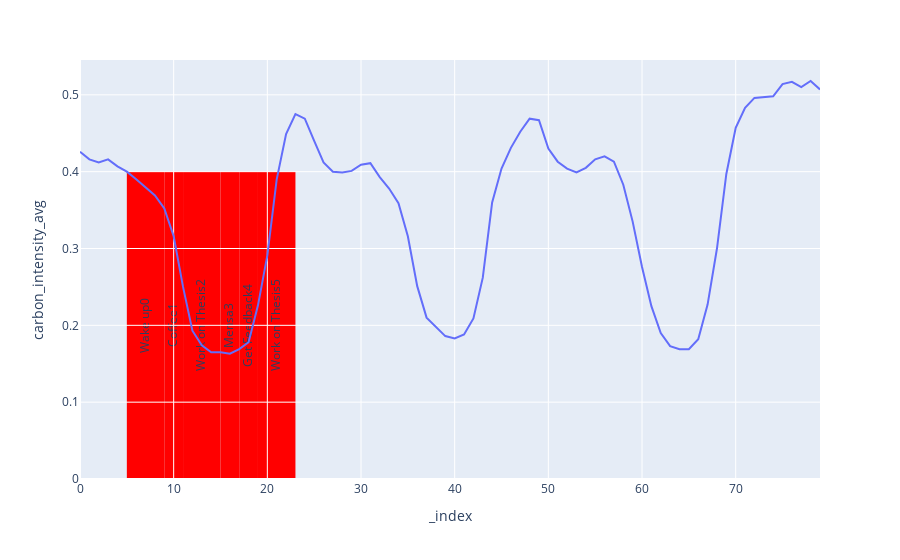

The code cell stored with this chart in its notebook:
### Code cell
start_index = 500

carbon_model = carbon.get_carbon_model("DE-hourly-start-july", start_index, "ORACLE", True).reindex(0)

print(carbon_model.df)

df = carbon_model.df.head(80)

fig_carbon = px.line(df, x=df.index, y="carbon_intensity_avg")

scheduler = gaia_sched.SuspendSchedulingDynamicPowerPolicy(None, carbon_model)

vincent_stawp = pcp.PowerFunction({
    'startup': [
        {'name': 'Wake up', 'duration': 4, 'power': 20}, # lol
        {'name': 'Coffee', 'duration': 2, 'power': 30}
    ],
    'work': [
        {'name': 'Work on Thesis', 'duration': 4, 'power': 20},
        {'name': 'Mensa', 'duration': 2, 'power': 1000},
        {'name': 'Get Feedback', 'duration': 2, 'power': 20},
        {'name': 'Work on Thesis', 'duration': 4, 'power': 20},
    ]
})

options = SchedulerDebugOptions(
        use_startup=True, 
        dynamic_power=True, 
        use_progress=True, 
        linearize=True,
        timelimit=None,
        scale_time=False,
)

result_1 = scheduler.find_execution_times(carbon_model, 30, vincent_stawp, options)

def find_upper_lower_index_for_phases(bool_list: List[bool]):
    groups = []
    start_index = None

    for i, value in enumerate(bool_list):
        if value: 
            if start_index is None:
                start_index = i
        else:
            if start_index is not None:
                groups.append((start_index, i - 1)) 
                start_index = None

    if start_index is not None:
        groups.append((start_index, len(bool_list) - 1))

    # Output the result
    return groups

phases_variables_with_name = [
    *[(value['variable'], key) for (key, value) in result_1["lin_function_dicts"]['startup'].items()],
    *[(value['variable'], key) for (key, value) in result_1["lin_function_dicts"]['work'].items()]
]

for variable, name in phases_variables_with_name:
    bools = [True if pulp.value(variable[t]) > 0 else False for t in range(len(variable))]
    groups = find_upper_lower_index_for_phases(bools)
    for start, end in groups:
        print(f"{start}, {end}, {name}")
        fig_carbon.add_shape(type='rect',
            name=name, layer="below",
            label=dict(text=name, textangle=-90),
            x0=start, y0=0, x1=end+1, y1=0.4,
            line=dict(color='rgba(0, 0, 0, 0)'),
            row=1, col=1,
            fillcolor="red"
        )

fig_carbon.show()

### Figure 1 — Plotly figure (JSON) as saved in the notebook; plotly's stock layout.template omitted (floating-point values rounded to 4 significant figures)
{"data": [{"hovertemplate": "_index=%{x}<br>carbon_intensity_avg=%{y}<extra></extra>", "legendgroup": "", "line": {"color": "#636efa", "dash": "solid"}, "marker": {"symbol": "circle"}, "mode": "lines", "name": "", "orientation": "v", "showlegend": false, "type": "scatter", "x": [0, 1, 2, 3, 4, 5, 6, 7, 8, 9, 10, 11, 12, 13, 14, 15, 16, 17, 18, 19, 20, 21, 22, 23, 24, 25, 26, 27, 28, 29, 30, 31, 32, 33, 34, 35, 36, 37, 38, 39, 40, 41, 42, 43, 44, 45, 46, 47, 48, 49, 50, 51, 52, 53, 54, 55, 56, 57, 58, 59, 60, 61, 62, 63, 64, 65, 66, 67, 68, 69, 70, 71, 72, 73, 74, 75, 76, 77, 78, 79], "xaxis": "x", "y": [0.426, 0.416, 0.412, 0.416, 0.407, 0.4, 0.39, 0.38, 0.369, 0.352, 0.316, 0.25, 0.193, 0.174, 0.165, 0.165, 0.163, 0.169, 0.178, 0.226, 0.291, 0.39, 0.449, 0.475, 0.469, 0.44, 0.412, 0.4, 0.399, 0.401, 0.409, 0.411, 0.393, 0.378, 0.359, 0.316, 0.251, 0.21, 0.198, 0.186, 0.183, 0.188, 0.209, 0.262, 0.36, 0.404, 0.431, 0.452, 0.469, 0.467, 0.43, 0.413, 0.404, 0.399, 0.405, 0.416, 0.42, 0.413, 0.383, 0.335, 0.276, 0.225, 0.19, 0.173, 0.169, 0.169, 0.182, 0.227, 0.3, 0.397, 0.457, 0.483, 0.496, 0.497, 0.498, 0.514, 0.517, 0.51, 0.518, 0.507], "yaxis": "y"}], "layout": {"legend": {"tracegroupgap": 0}, "margin": {"t": 60}, "shapes": [{"fillcolor": "red", "label": {"text": "Wake up0", "textangle": -90}, "layer": "below", "line": {"color": "rgba(0, 0, 0, 0)"}, "name": "Wake up0", "type": "rect", "x0": 5, "x1": 9, "xref": "x", "y0": 0, "y1": 0.4, "yref": "y"}, {"fillcolor": "red", "label": {"text": "Coffee1", "textangle": -90}, "layer": "below", "line": {"color": "rgba(0, 0, 0, 0)"}, "name": "Coffee1", "type": "rect", "x0": 9, "x1": 11, "xref": "x", "y0": 0, "y1": 0.4, "yref": "y"}, {"fillcolor": "red", "label": {"text": "Work on Thesis2", "textangle": -90}, "layer": "below", "line": {"color": "rgba(0, 0, 0, 0)"}, "name": "Work on Thesis2", "type": "rect", "x0": 11, "x1": 15, "xref": "x", "y0": 0, "y1": 0.4, "yref": "y"}, {"fillcolor": "red", "label": {"text": "Mensa3", "textangle": -90}, "layer": "below", "line": {"color": "rgba(0, 0, 0, 0)"}, "name": "Mensa3", "type": "rect", "x0": 15, "x1": 17, "xref": "x", "y0": 0, "y1": 0.4, "yref": "y"}, {"fillcolor": "red", "label": {"text": "Get Feedback4", "textangle": -90}, "layer": "below", "line": {"color": "rgba(0, 0, 0, 0)"}, "name": "Get Feedback4", "type": "rect", "x0": 17, "x1": 19, "xref": "x", "y0": 0, "y1": 0.4, "yref": "y"}, {"fillcolor": "red", "label": {"text": "Work on Thesis5", "textangle": -90}, "layer": "below", "line": {"color": "rgba(0, 0, 0, 0)"}, "name": "Work on Thesis5", "type": "rect", "x0": 19, "x1": 23, "xref": "x", "y0": 0, "y1": 0.4, "yref": "y"}], "xaxis": {"anchor": "y", "domain": [0, 1], "title": {"text": "_index"}}, "yaxis": {"anchor": "x", "domain": [0, 1], "title": {"text": "carbon_intensity_avg"}}}}
